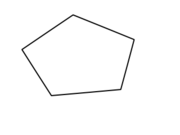
#> input picture LidarEx/pentagon.png, 180 x 135 px
$ python HoughTransform.py
#> lines starting #> are read from the running program, lines starting #| are printed output that depends on the picture
#http://rosettacode.org/wiki/Hough_transform#Python
from math import hypot, pi, cos, sin
import Image


def hough(im, ntx=460, mry=360):
    "Calculate Hough transform."
#> called with ntx = 460, mry = 360
    pim = im.load()
    nimx, mimy = im.size
#> nimx = 180; mimy = 135
    mry = int(mry/2)*2          #Make sure that this is even
    him = Image.new("L", (ntx, mry), 255)
#> him: PIL image 460x360 L; every value is 255
    phim = him.load()

    rmax = hypot(nimx, mimy)
#> rmax = 225
    dr = rmax / (mry/2)
#> dr = 1.25
    dth = pi / ntx

    for jx in xrange(nimx):
        for iy in xrange(mimy):
            col = pim[jx, iy]
            if col == 255: continue
            for jtx in xrange(ntx):
                th = dth * jtx
                r = jx*cos(th) + iy*sin(th)
                iry = mry/2 + int(r/dr+0.5)
                phim[jtx, iry] -= 1
    return him

def test():
    "Test Hough transform with pentagon."
    im = Image.open("pentagon.png").convert("L")
    him = hough(im)
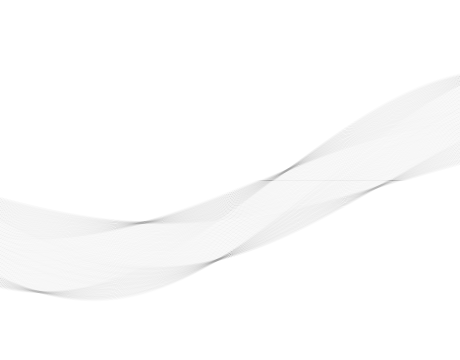
#> him: PIL image 460x360 L; min 161, max 255, mean 252.4
    him.save("ho5.bmp")


if __name__ == "__main__": test()

$ run again, with LidarEx/pointA2scatterN=35.png copied over LidarEx/pentagon.png
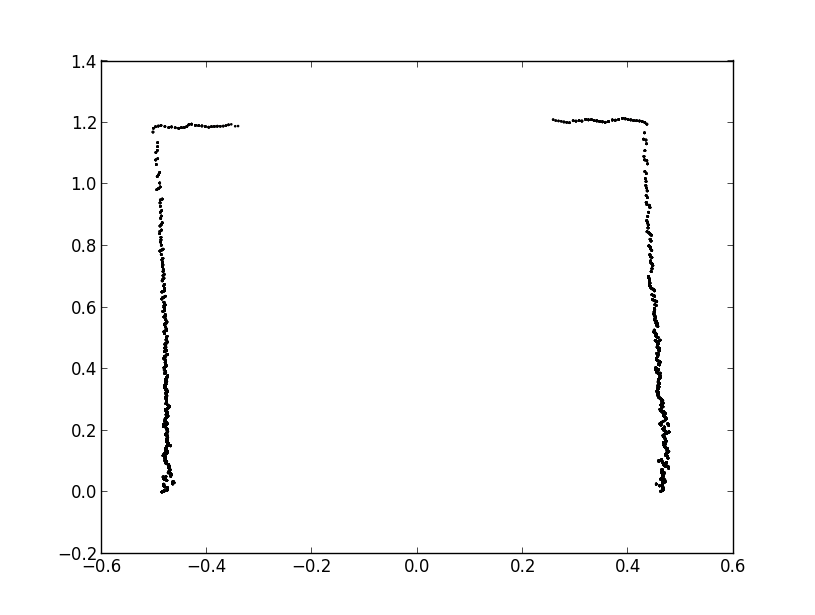
#> input picture LidarEx/pointA2scatterN=35.png, 815 x 615 px
#> in test, `him = hough(im)`:
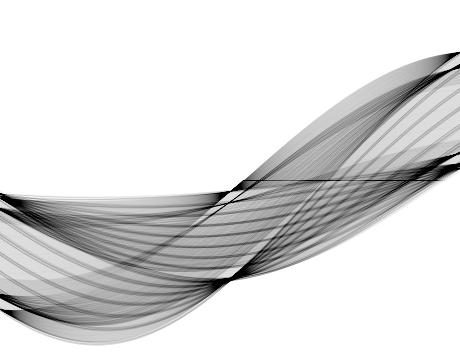
#> him: PIL image 460x360 L; min 0, max 255, mean 219.4
